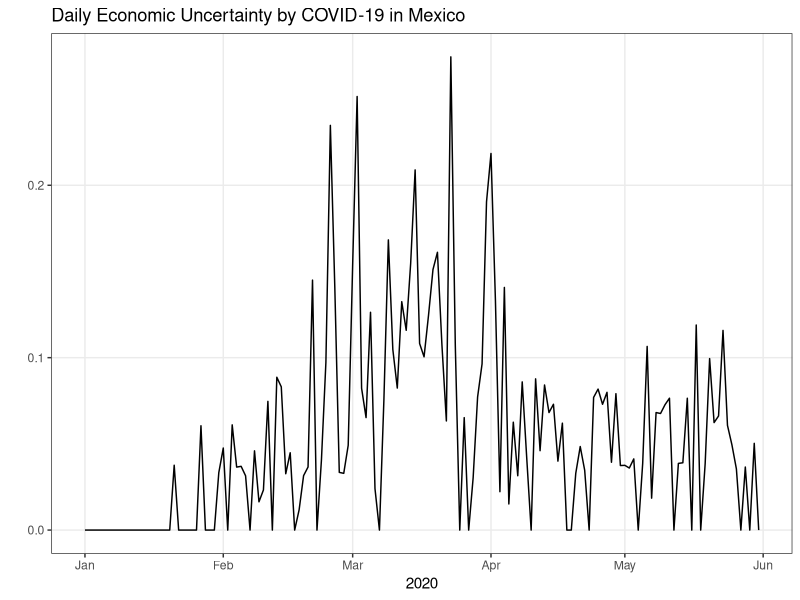

The R script that drew this image:
# Libraries
library(readr)
library(dplyr)
library(ggplot2)
library(lubridate)

# Directory
path = ""
setwd(path)


# # Import data
covid_reforma <- read_csv("covid_daily/covid_reforma.csv")
colnames(covid_reforma) <- c('fecha', 'count', 'today', 'reforma')

covid_mural <- read_csv("covid_daily/covid_mural.csv")
colnames(covid_mural) <- c('fecha', 'count', 'today', 'mural')

covid_elnorte <- read_csv("covid_daily/covid_elnorte.csv")
colnames(covid_elnorte) <- c('fecha', 'count', 'today', 'elnorte')

# # Merge dataframes
covid.d <- full_join(covid_reforma, covid_mural, by = "fecha") %>%
  full_join(covid_elnorte, by = "fecha") %>%
  select(fecha, reforma, mural, elnorte) %>%
  mutate(unc_covid = reforma + mural + elnorte)

covid.d$fecha <- dmy(covid.d$fecha)

# # Graph
graph <- ggplot(covid.d, aes(x = fecha, y = unc_covid)) +
  geom_line() +
  labs(title="Daily Economic Uncertainty by COVID-19 in Mexico", y="", x="2020") +
  theme_bw() +
  theme(panel.grid.minor = element_blank())
ggsave('covid_daily/unc_covid.png', graph)
